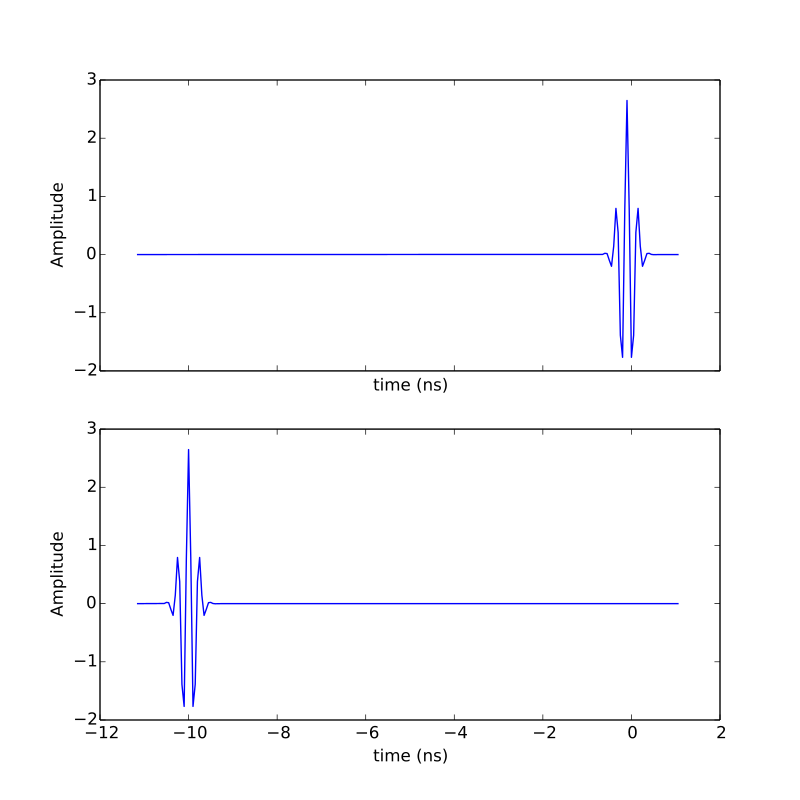

Python code for this plot:
import matplotlib.pylab as plt
from pylayers.signal.bsignal import *
i1 = EnImpulse()
i2 = EnImpulse()
i2.translate(-10)
i3 = i1.align(i2)
fig,ax=i3.plot(typ=['v'])
plt.show()
